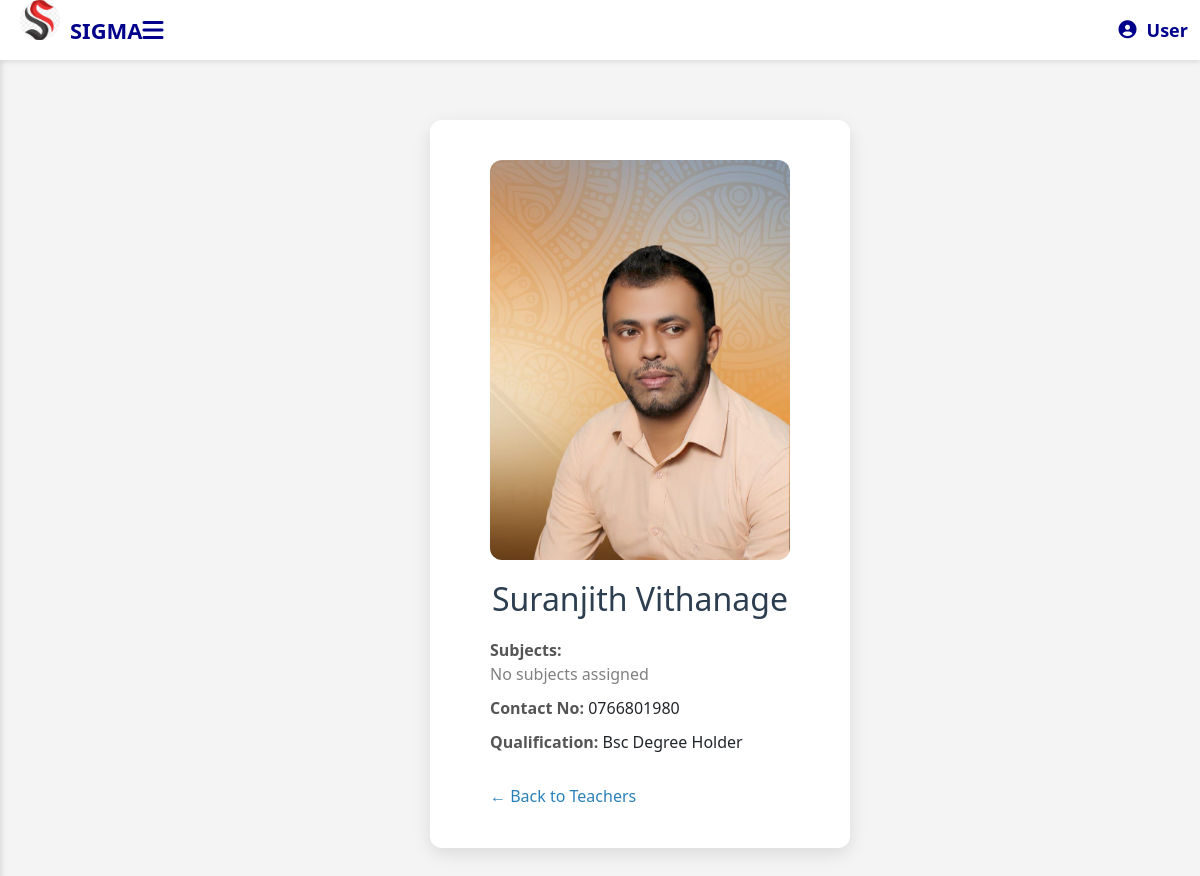
The page /teacher_profile.php?teacher_id=1 on the database its author committed.
### tables this page shows
CREATE TABLE `teacher` (
  `teacher_id` int(11) NOT NULL,
  `full_name` varchar(100) DEFAULT NULL,
  `email` varchar(255) DEFAULT NULL,
  `contact_no` text DEFAULT NULL,
  `dob` date DEFAULT NULL,
  `address` varchar(255) DEFAULT NULL,
  `password` varchar(100) DEFAULT NULL,
  `qualification` varchar(255) DEFAULT NULL,
  `photo` varchar(255) DEFAULT NULL
);

### teacher_profile.php (the view, shortened to what this page needs)
<?php
$conn = new mysqli("localhost", "root", "", "sigma_db");
$teacher_id = intval($_GET['teacher_id']);
$stmt = $conn->prepare("SELECT * FROM teacher WHERE teacher_id = ?");
$stmt->bind_param("i", $teacher_id);
$stmt->execute();
$teacher = $stmt->get_result()->fetch_assoc();
$subjects = [];
?>
<?php include "st_home.php"; ?>
<!DOCTYPE html>
<html lang="en">
<head>
</head>
<body>
  <div class="main-content">
    <div class="profile-card">
      <img src="uploads/<?= htmlspecialchars($teacher['photo']) ?>" alt="Teacher Photo">
      <h2><?= htmlspecialchars($teacher['full_name']) ?></h2>
      <div class="info"><strong>Subjects:</strong><br>
        <?php if ($subjects): ?>
            <?php foreach ($subjects as $sub): ?>
              <span class="badge"><?= htmlspecialchars($sub) ?></span>
            <?php endforeach; ?>
        <?php else: ?>
            <span style="color:gray">No subjects assigned</span>
        <?php endif; ?>
      </div>
      <p class="info"><strong>Contact No:</strong> <?= htmlspecialchars($teacher['contact_no']) ?></p>
      <p class="info"><strong>Qualification:</strong> <?= htmlspecialchars($teacher['qualification']) ?></p>
      <a href="teachers.php">← Back to Teachers</a>
    </div>
  </div>
</body>
</html>

### st_home.php (style rules this page uses)
body { margin: 0; padding: 0; font-family: "Roboto", sans-serif; }

### teacher_profile.php (style rules this page uses)
body { font-family:'Segoe UI',sans-serif; background:#f4f4f4; padding:40px; display:flex; justify-content:center }
.main-content { margin-left:80px; margin-top:60px; padding:20px }
.profile-card { background:#fff; border-radius:12px; box-shadow:0 6px 18px rgba(0,0,0,.1); padding:40px 60px; max-width:1000px; width:100%; }
h2 { text-align:center; color:#2c3e50; margin-bottom:20px; }
.info { margin:10px 0; font-size:16px; }
.info strong { color:#555; }
img { display:block; margin:0 auto 20px; width:300px; height:400px; border-radius:12px; object-fit:cover; }
a { display:inline-block; margin-top:20px; text-decoration:none; color:#2980b9; }

### rows shown on the page
teacher: photo (picture), full_name "Suranjith Vithanage", contact_no "0766801980", qualification "Bsc Degree Holder"
